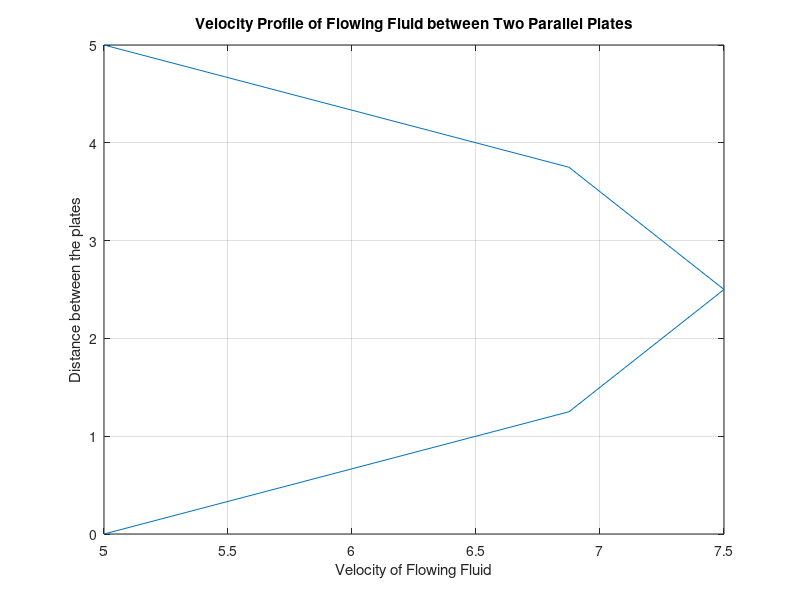

Write MATLAB code to recreate this figure.
%% 1D Steady Flow Simulation between two plates
clear;
clc;
%% User input
u1=input('Enter the base plate boundary velocity');
u4=input('Enter the upper plate boundary velocity');
L=input('What''s the distance between two plates?');
nx=input('How many number of grid points do you want?');
delx=L/(nx-1);
mu=input('Provide the dynamic viscosity of the fluid');
dpdx=input('Provide the pressure gradient');
%% Solver
D=(delx*dpdx)/mu;
y=0:delx:L;
dist=y';
%% Creating Matrix Definition
p(1,1)=1;
p(1,2:nx)=0;
q(1,nx)=1;
q(1,1:nx-1)=0;
r=toeplitz([2 -1 zeros(1,nx-4)]);
s(1,1)=-1;
s(2:nx-2,1)=0;
t(nx-2,1)=-1;
t(1:nx-3,1)=0;
A(1,:)=p;
A(nx,:)=q;
A(2:nx-1,1)=s;
A(2:nx-1,nx)=t;
A(2:nx-1,2:nx-1)=r;
B(1,1)=u1;
B(nx,1)=u4;
B(2:nx-1,1)=D;
%% Creating Matrix Equation
V=inv(A)*B;
%% Plotting of Flow Profile
plot(V,dist);
xlabel('Velocity of Flowing Fluid');
ylabel('Distance between the plates');
title(['Velocity Profile of Flowing Fluid between Two Parallel Plates']);
grid on;
%% End of MATLAB Program